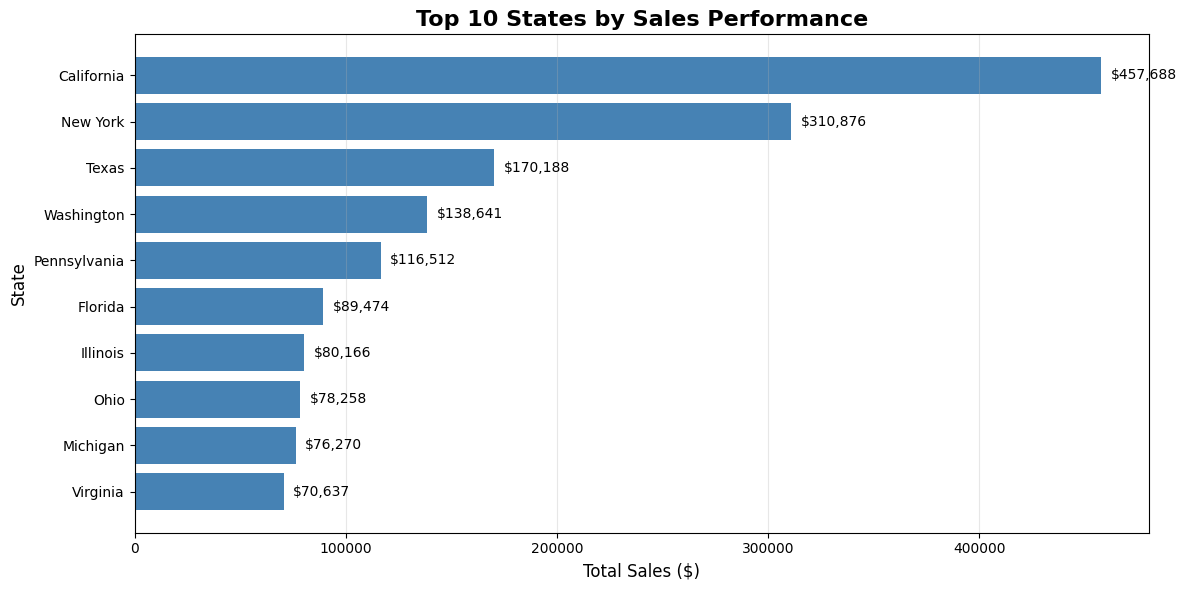
#> input picture Week2/day4/DailyChallenge/download-3.png, 1186 x 590 px, given in place of 19_010.png, which was not available
$ jupyter execute dailychallenge_OR.ipynb   (shell and % lines are left out)
#> lines starting #> are read from the running program, lines starting #| are printed output that depends on the picture; pictures that were not available may be replaced by others from this repository, and a replacement may not be noted
[cell 1]
from google.colab import files
files.upload()
#> the answer given: download-3.png

[cell 2]
from PIL import Image
import matplotlib.pyplot as plt
# Load an image using PIL
image_path = 'flowers/flowers/19_010.png'
original_image = Image.open(image_path)
#> original_image is the input picture: PIL image 1186x590 RGBA; mean R, G, B, A 218.2, 228.7, 237.6, 255

# Display the original image using matplotlib
plt.imshow(original_image)

[cell 3]
from scipy.ndimage import rotate
import numpy as np

# Convertir en tableau numpy
image_array = np.array(original_image)

def rotate_image_30_degrees(image):
  return rotate(input = image,angle = 30, ) #complete it
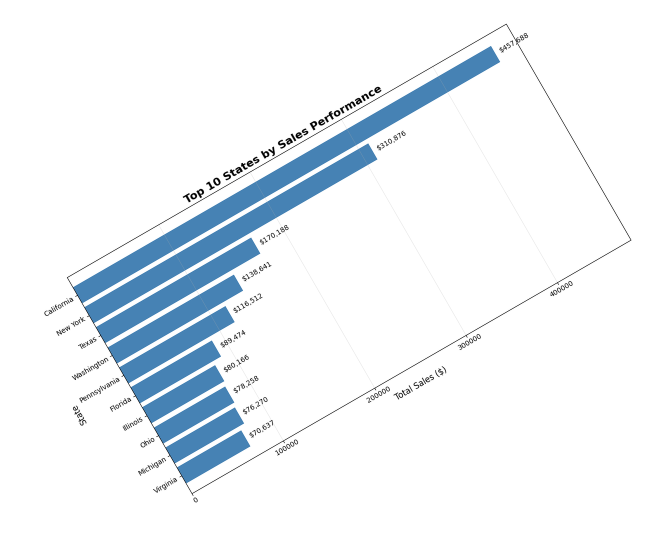
#> returned value: shape (1104, 1322, 4) (shown at 1/2 size); mean of channels 0, 1, 2, 3 104.1, 109.2, 113.5, 121.9; transparent parts drawn white

# Rotation
rotated_image = rotate_image_30_degrees(image_array)

# Affichage
plt.imshow(rotated_image)
plt.axis("off")
plt.show()

[cell 4]
from PIL import ImageOps

[cell 5]
img = ImageOps

[cell 6]
#Retourne l'image horizontalement
img.mirror(original_image)
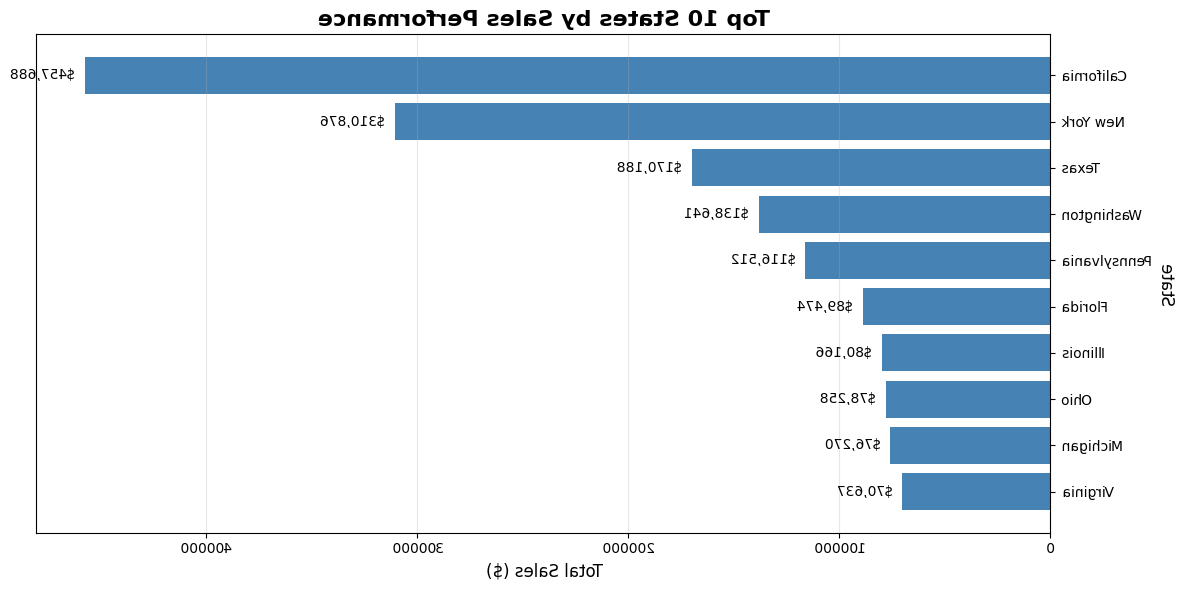
#> Out: PIL image 1186x590 RGBA; mean R, G, B, A 218.2, 228.7, 237.6, 255

[cell 7]
#Retourne l'image verticalement
img.flip(original_image)
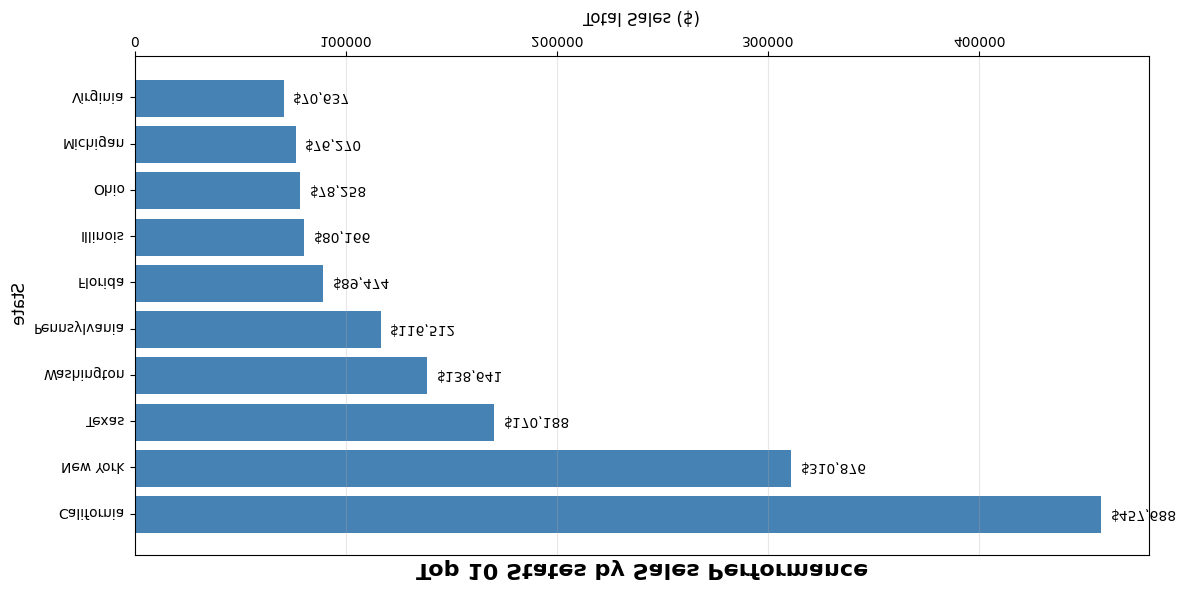
#> Out: PIL image 1186x590 RGBA; mean R, G, B, A 218.2, 228.7, 237.6, 255

[cell 8]
#Zoom sur l'image
original_image.resize((300,300))
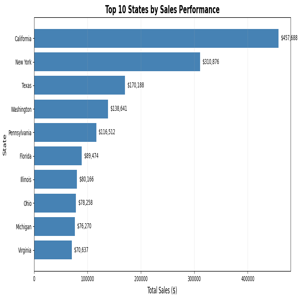
#> Out: PIL image 300x300 RGBA; mean R, G, B, A 217.9, 228.6, 237.4, 255

$ run again, on Week2/day4/DailyChallenge/download-5.png
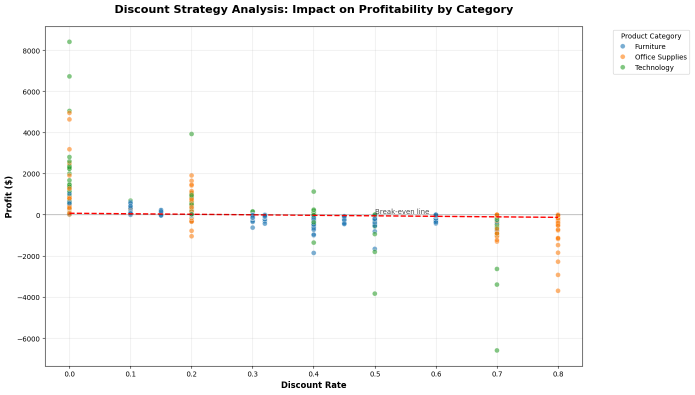
#> input picture Week2/day4/DailyChallenge/download-5.png, 1389 x 789 px, given in place of 19_010.png, which was not available (shown at 1/2 size)
#> original_image is the input picture: PIL image 1389x789 RGBA; mean R, G, B, A 250.9, 250.5, 250.3, 255
#> in rotate_image_30_degrees, `return rotate(input = image,angle = 30, )`:
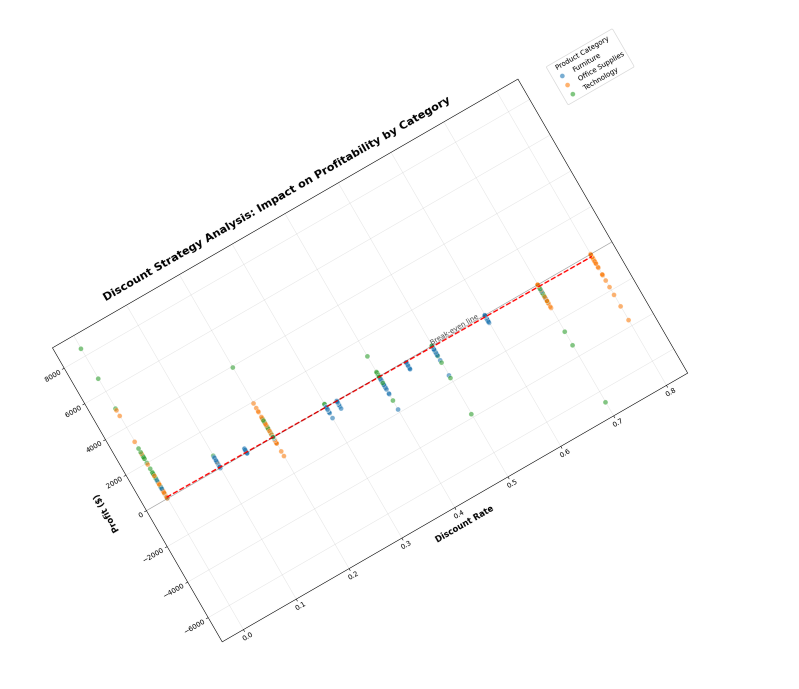
#> returned value: shape (1378, 1597, 4) (shown at 1/2 size); mean of channels 0, 1, 2, 3 124.6, 124.4, 124.3, 126.7; transparent parts drawn white
#> `original_image.resize((300,300))`:
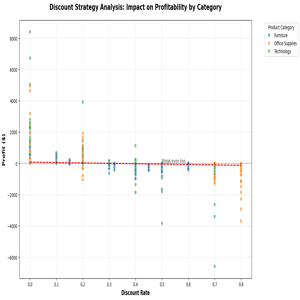
#> Out: PIL image 300x300 RGBA; mean R, G, B, A 250.7, 250.4, 250.1, 255
